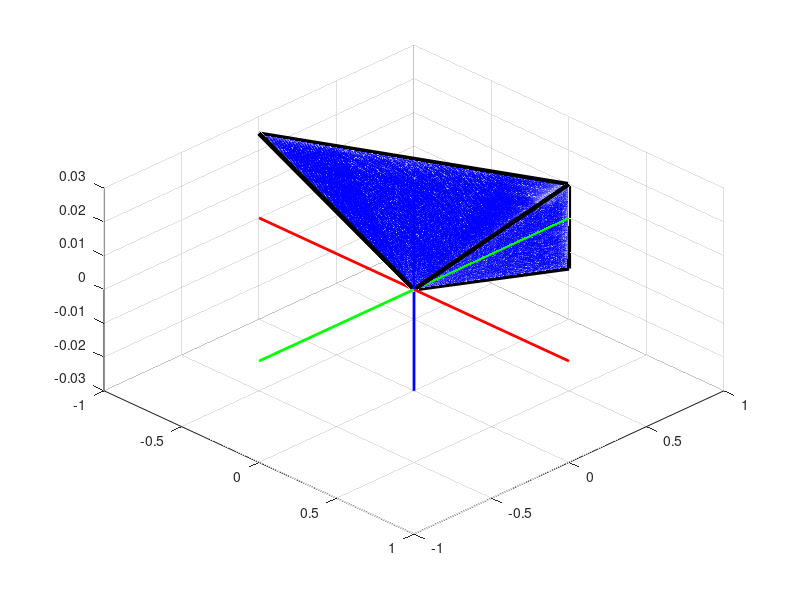

Source code (MATLAB):
% 力の成分
f1 = [0 1 0];
f2 = [-1 0 0];
f3 = [0 1 0];

% 位置ベクトル
l1 = [0.01 0.025 0];
l2 = [0.005 0.025 0];
l3 = [-0.015 0.03 0];

% モーメントの値を格納する箇所
moment_f1 = [];
moment_f2 = [];
moment_f3 = [];


for i = 0:0.005:1
    edit_f1 = i * f1;
    edit_f2 = i * f2;
    edit_f3 = i * f3;

    now_moment1 = cross(l1, edit_f1);
    now_moment2 = cross(l2, edit_f2);
    now_moment3 = cross(l3, edit_f3);

    wrench_f1 = [edit_f1(1) edit_f1(2) now_moment1(3)];
    wrench_f2 = [edit_f2(1) edit_f2(2) now_moment2(3)];
    wrench_f3 = [edit_f3(1) edit_f3(2) now_moment3(3)];

    moment_f1 = [moment_f1; wrench_f1];
    moment_f2 = [moment_f2; wrench_f2];
    moment_f3 = [moment_f3; wrench_f3];

end

m1 = moment_f1;
m2 = moment_f2;
m3 = moment_f3;


point1 = [];
vertex = [];
vertex2 = [];

vertex = [vertex; moment_f1(1, :)];
vertex = [vertex; moment_f1(end, :)];

vertex = [vertex; moment_f2(1, :)];
vertex = [vertex; moment_f2(end, :)];

vertex = [vertex; moment_f3(1, :)];
vertex = [vertex; moment_f3(end, :)];

vertex2 = [vertex2; moment_f1(end, :)];
vertex2 = [vertex2; moment_f2(end, :)];
vertex2 = [vertex2; moment_f3(end, :)];
vertex2 = [vertex2; moment_f1(end, :)];

for i = 1:length(m1)
    % m1とm3の点間の距離を計算
    d = norm(m1(i,:) - m2(i,:));
    if d >= 0 % 点間の距離が1未満の場合に点を生成
        % 線分上の点を均等に生成
        t = linspace(0, 1, 100); % ここで生成する点の数を調整
        for k = t
            newPoint = (1-k)*m1(i,:) + k*m2(i,:);
            point1 = [point1; newPoint];
        end
    end
end

hold on;

point1_x = reshape(point1(:, 1), [], 5);
point1_y = reshape(point1(:, 2), [], 5);
point1_z = reshape(point1(:, 3), [], 5);

s1 = surf(point1_x, point1_y, point1_z, 'FaceColor', 'b', 'EdgeColor', 'none','FaceAlpha', 0.25);

%plot3(point1(:,1), point1(:, 2), point1(:, 3));
%plot3(point1(:,1), point1(:, 2), point1(:, 3), '.');

% 凸包を計算して面のインデックスを取得
%K1 = convhull(point1(:,1), point1(:,2), point1(:,3));

% patch関数を使用して凸包を描画
%p = patch('Vertices', point1, 'Faces', K1, 'FaceColor', 'red', 'EdgeColor', 'black');

% 軸を見やすく調整
%axis vis3d; % アスペクト比を固定
%axis equal; % 各軸のスケールを等しく
%xlabel('X');
%ylabel('Y');
%zlabel('Z');

grid on; % グリッド線を表示
rotate3d on; % 3D回転を有効化

%hold on;

point2 = [];

for i = 1:length(m1)
    % m1とm3の点間の距離を計算
    d = norm(m1(i,:) - m3(i,:));
    if d >= 0 % 点間の距離が1未満の場合に点を生成
        % 線分上の点を均等に生成
        t = linspace(0, 1, 100); % ここで生成する点の数を調整
        for k = t
            newPoint = (1-k)*m1(i,:) + k*m3(i,:);
            point2 = [point2; newPoint];
        end
    end
end

%plot3(point2(:,1), point2(:, 2), point2(:, 3));


point2_x = reshape(point2(:, 1), [], 5);
point2_y = reshape(point2(:, 2), [], 5);
point2_z = reshape(point2(:, 3), [], 5);

s2 = surf(point2_x, point2_y, point2_z, 'FaceColor', 'b', 'EdgeColor', 'none','FaceAlpha', 0.25);

%plot3(point2(:,1), point2(:, 2), point2(:, 3), '.');
%K2 = convhull(point2(:,2), point2(:,3));

%% patch関数を使用して凸包を描画
%p = patch('Vertices', point2, 'Faces', K2, 'FaceColor', 'red', 'EdgeColor', 'black');

point3 = [];

for i = 1:length(m2)
    % m1とm3の点間の距離を計算
    d = norm(m2(i,:) - m3(i,:));
    if d >= 0 % 点間の距離が1未満の場合に点を生成
        % 線分上の点を均等に生成
        t = linspace(0, 1, 100); % ここで生成する点の数を調整
        for k = t
            newPoint = (1-k)*m2(i,:) + k*m3(i,:);
            point3 = [point3; newPoint];
        end
    end
end


%plot3(point3(:,1), point3(:, 2), point3(:, 3));
%plot3(point3(:,1), point3(:, 2), point3(:, 3), '.');

point3_x = reshape(point3(:, 1), [], 5);
point3_y = reshape(point3(:, 2), [], 5);
point3_z = reshape(point3(:, 3), [], 5);

s3 = surf(point3_x, point3_y, point3_z, 'FaceColor', 'b', 'EdgeColor', 'none', 'FaceAlpha', 0.25);

xlim([-1, 1]);
ylim([-1, 1]);
zlim([-0.03, 0.03]);

plot3(vertex(:, 1), vertex(:, 2), vertex(:, 3), 'k', 'LineWidth', 3);
plot3(vertex2(:, 1), vertex2(:, 2), vertex2(:, 3), 'k', 'LineWidth', 3);


% X軸
line([min(get(gca, 'XLim')) max(get(gca, 'XLim'))], [0 0], [0 0], 'Color', 'red', 'LineWidth', 2);

% Y軸
line([0 0], [min(get(gca, 'YLim')) max(get(gca, 'YLim'))], [0 0], 'Color', 'green', 'LineWidth', 2);

% Z軸
line([0 0], [0 0], [min(get(gca, 'ZLim')) max(get(gca, 'ZLim'))], 'Color', 'blue', 'LineWidth', 2);

view(45, 45);